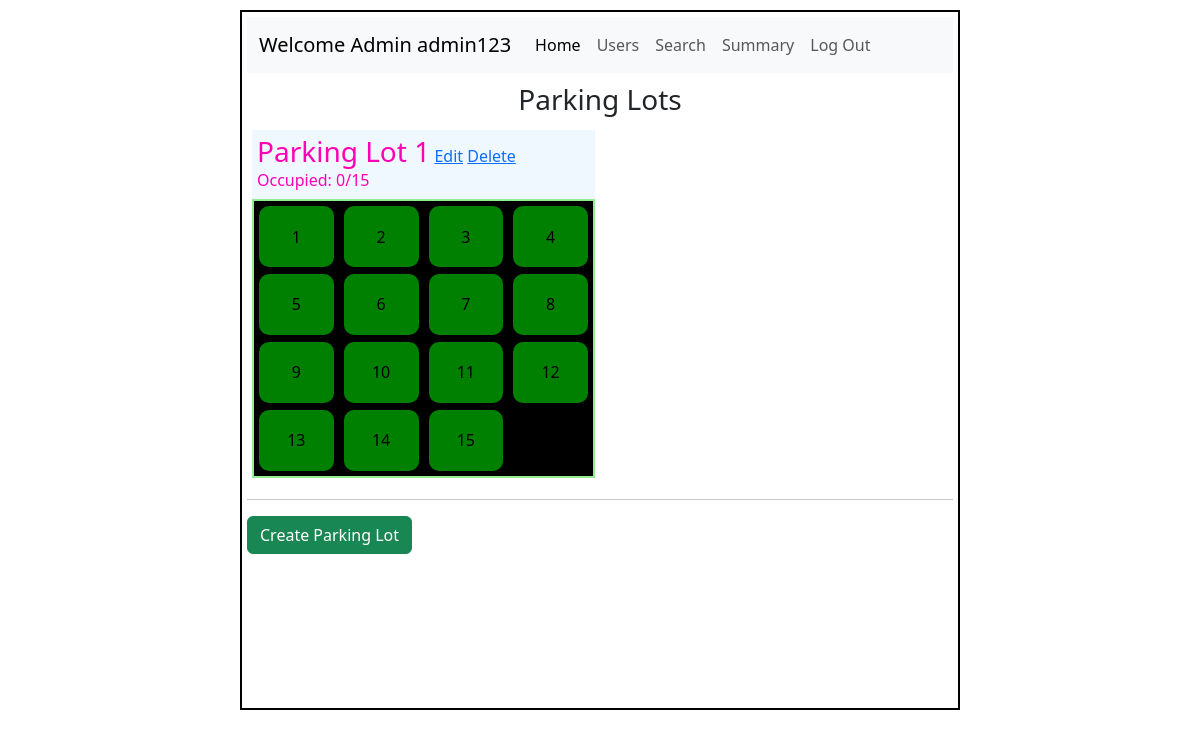
The app's page /admin-dashboard with its own data.
### application/models.py (models this page shows)
class User(db.Model):
    id = db.Column(db.Integer, primary_key=True)
    username = db.Column(db.String(), nullable=False, unique=True)
    email = db.Column(db.String(), nullable=False)
    password = db.Column(db.String(), nullable=False)
    type = db.Column(db.String(), default='general')
    address = db.Column(db.String())
    pincode = db.Column(db.String())

class ParkingLot(db.Model):
    id = db.Column(db.Integer, primary_key=True)
    prime_location_name = db.Column(db.String(), nullable=False)
    address = db.Column(db.String(), nullable=False)
    pincode = db.Column(db.Integer, nullable=False)
    max_spots = db.Column(db.Integer, nullable=False)
    occ_spots = db.Column(db.Integer, default=0)
    revenue_generated = db.Column(db.Integer, default=0)
    pkspots=db.relationship('ParkingSpot', backref='lot')

class ParkingSpot(db.Model):
    id = db.Column(db.Integer, primary_key=True)
    lot_id = db.Column(db.Integer, db.ForeignKey(ParkingLot.id), nullable=False)
    price = db.Column(db.Integer, nullable=False)
    status = db.Column(db.String(), default="Available", nullable=False)

### application/controllers.py (the view)
@app.route("/admin-dashboard")
def admin_dashboard():
    user = User.query.filter_by(type="admin").first()
    pklots = ParkingLot.query.all()
    return render_template("admin_dashboard.html", user=user, pklots=pklots)

### templates/admin_dashboard.html (shortened to what this page needs)
<!DOCTYPE html>
<html lang="en">
<head>
    <link href="https://cdn.jsdelivr.net/npm/bootstrap@5.3.7/dist/css/bootstrap.min.css" rel="stylesheet">
    <link rel="stylesheet" href="{{ url_for('static', filename='style.css') }}">
</head>
<body>
    <div id="main">
        <div id="canvas">
            <nav class="navbar navbar-expand-lg bg-body-tertiary">
                <div class="container-fluid">
                    <a class="navbar-brand" href="#">Welcome Admin {{user.username}}</a>
                    <div class="collapse navbar-collapse" id="navbarSupportedContent">
                        <ul class="navbar-nav me-auto mb-2 mb-lg-0">
                            <li class="nav-item">
                                <a class="nav-link active" aria-current="page" href="#">Home</a>
                            </li>
                            <li class="nav-item">
                                <a class="nav-link" href="/display_users">Users</a>
                            </li>
                            <li class="nav-item">
                                <a class="nav-link" href="/search_lots">Search</a>
                            </li>
                            <li class="nav-item">
                                <a class="nav-link" href="/lot_summary">Summary</a>
                            </li>
                            <li class="nav-item">
                                <a class="nav-link" href="/login">Log Out</a>
                            </li>
                        </ul>
                    </div>
                </div>
            </nav>
            <div id="content">
                <h3 class="headings">Parking Lots</h3>
                <div id="pkl-lot-scroll-container">
                    <div id="pk-lots-display">
                        {% for pklot in pklots %}
                        <div id="pkl-lot-display-grid">
                            <div id="pklot-heading">
                                <h3>Parking Lot {{ pklot.id }}</h3>
                                <a href="{{ url_for('edit_pklot', lot_id=pklot.id) }}">Edit</a>
                                <a href="{{ url_for('delete_pklot',lot_id=pklot.id) }}">Delete</a>
                                <p>Occupied: {{pklot.occ_spots}}/{{pklot.pkspots|length}}</p>
                            </div>
                            <div class="pklot">
                                {% for spot in pklot.pkspots %}
                                    {% if spot.status == "Booked" %}
                                        <div class="pkspot occspot"><a href="/spot_controls/{{spot.id}}" style="color: black;text-decoration: none;">{{ spot.id }}</a></div>
                                    {% else %}
                                        <div class="pkspot avspot"><a href="/spot_controls/{{spot.id}}" style="color: black;text-decoration: none;">{{ spot.id }}</a></div>
                                    {% endif %}
                                {% endfor %}
                            </div>
                        </div>
                        {% endfor %}
                    </div>
                </div>
                <hr>
                <div class="btn btn-success">
                <a href="/create-pklot" style="color:white; text-decoration:none;">Create Parking Lot</a>
                </div>
            </div>
        </div>
    </div>
</body>
</html>

### static/style.css (style rules this page uses)
* { margin:0; padding:0; box-sizing: border-box; }
#main { margin-top: 10px; }
#canvas { border: 2px solid black; padding:5px; width:60%; margin:auto; height:700px; overflow-y: auto; }
.pkspot { background-color: lightgreen; display:flex; border-radius: 10px; justify-content: center; align-items: center; }
.pklot { display:grid; border: 2px solid lightgreen; background-color: black; grid-template-columns: repeat(4,minmax(50px, 1fr)); grid-column-gap: 10px; grid-row-gap: 7px; padding:5px; justify-content: space-evenly; }
#pkl-lot-display-grid { display:grid; margin:5px; grid-template-rows: 1fr 4fr; }
#pkl-lot-scroll-container { max-height: 400px; overflow-y: auto; }
#pklot-heading { background-color: aliceblue; color:rgb(255, 0, 183); padding:5px; display:inline; }
#pklot-heading h3 { display:inline; }
#pklot-heading p { height:10px; }
#pk-lots-display { display:grid; grid-template-columns: 1fr 1fr; }
.headings { margin-top:10px; text-align: center; }
.avspot { background-color: green;; }

### records on screen
User: username "admin123"
ParkingLot: id "1", occ_spots "0", pkspots|length "15"
ParkingSpot: id "1"
ParkingSpot: id "2"
ParkingSpot: id "3"
ParkingSpot: id "4"
ParkingSpot: id "5"
ParkingSpot: id "6"
ParkingSpot: id "7"
ParkingSpot: id "8"
ParkingSpot: id "9"
ParkingSpot: id "10"
ParkingSpot: id "11"
ParkingSpot: id "12"
ParkingSpot: id "13"
ParkingSpot: id "14"
ParkingSpot: id "15"
